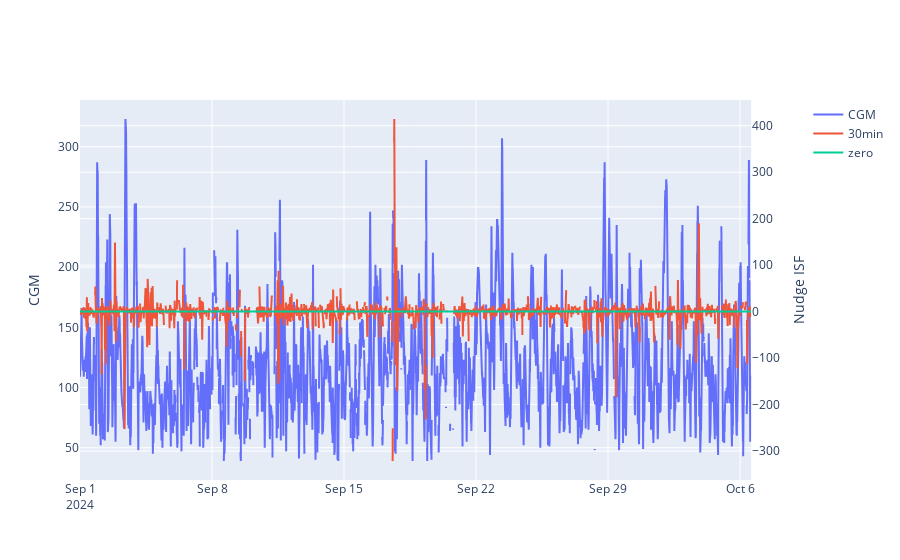

Here is the notebook cell this chart was saved with:
### Code cell
fig = make_subplots(specs=[[{"secondary_y": True}]])

fig.add_trace(go.Scatter(
    x=df.rtime,
    y=df.cgm,
    name = 'CGM', # Style name/legend entry with html tags
), secondary_y = False)
# fig.add_trace(go.Scatter(
#     x=df.rtime,
#     y=df.di,
#     name = 'DI', # Style name/legend entry with html tags
#     ), 
#               secondary_y = True)
# fig.add_trace(go.Scatter(
#     x=df.rtime,
#     y=df.dc,
#     name = 'DC', # Style name/legend entry with html tags
# ), 
#              secondary_y = True)
fig.add_trace(go.Scatter(
    x=df.rtime,
    y=df["30min_avg"],
    name = '30min', # Style name/legend entry with html tags
), secondary_y = True)
fig.add_trace(go.Scatter(
    x=df.rtime,
    y=np.zeros(len(df.rtime)),
    name = 'zero' # Style name/legend entry with html tags
), secondary_y = True)
fig.update_yaxes(title_text="CGM", secondary_y=False)
fig.update_yaxes(title_text="Nudge ISF", secondary_y=True)

fig.show(width = 10, height = 10)

### Figure 1 — Plotly figure (JSON) as saved in the notebook; plotly's stock layout.template omitted (floating-point values rounded to 4 significant figures; data arrays with more than 128 entries replaced by an {"elided": "..."} marker saying what was removed)
{"data": [{"name": "CGM", "type": "scatter", "x": {"elided": "10251 str values"}, "xaxis": "x", "y": {"elided": "10251 int values"}, "yaxis": "y"}, {"name": "30min", "type": "scatter", "x": {"elided": "10251 str values"}, "xaxis": "x", "y": {"elided": "10251 float values"}, "yaxis": "y2"}, {"name": "zero", "type": "scatter", "x": {"elided": "10251 str values"}, "xaxis": "x", "y": {"elided": "10251 int values"}, "yaxis": "y2"}], "layout": {"autosize": true, "xaxis": {"anchor": "y", "autorange": true, "domain": [0, 0.94], "range": ["2024-09-01", "2024-10-06 14:10"], "type": "date"}, "yaxis": {"anchor": "x", "autorange": true, "domain": [0, 1], "range": [23.22, 338.8], "title": {"text": "CGM"}, "type": "linear"}, "yaxis2": {"anchor": "x", "autorange": true, "overlaying": "y", "range": [-362.5, 455.4], "side": "right", "title": {"text": "Nudge ISF"}, "type": "linear"}}}
